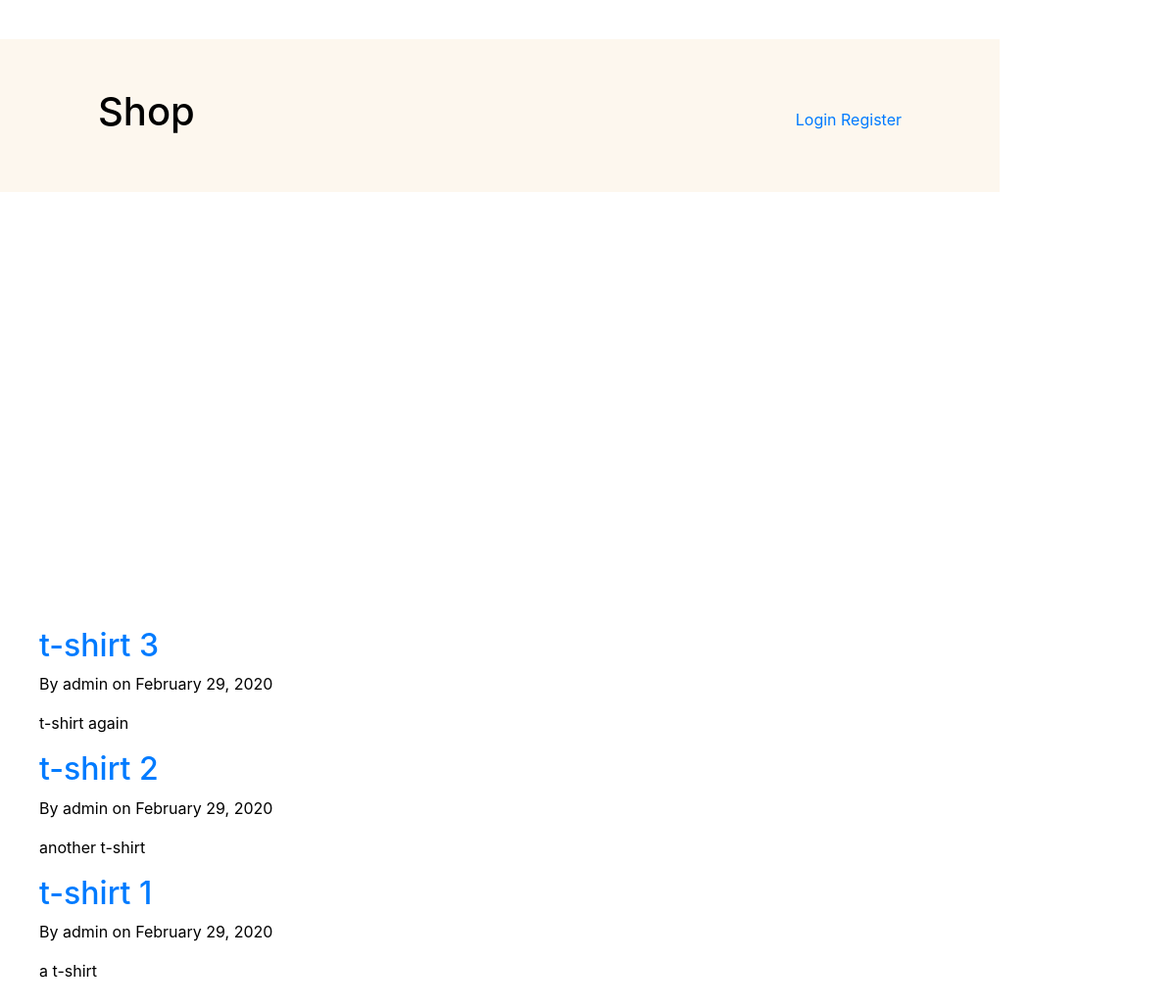
Page /post/ on the earlier database version.
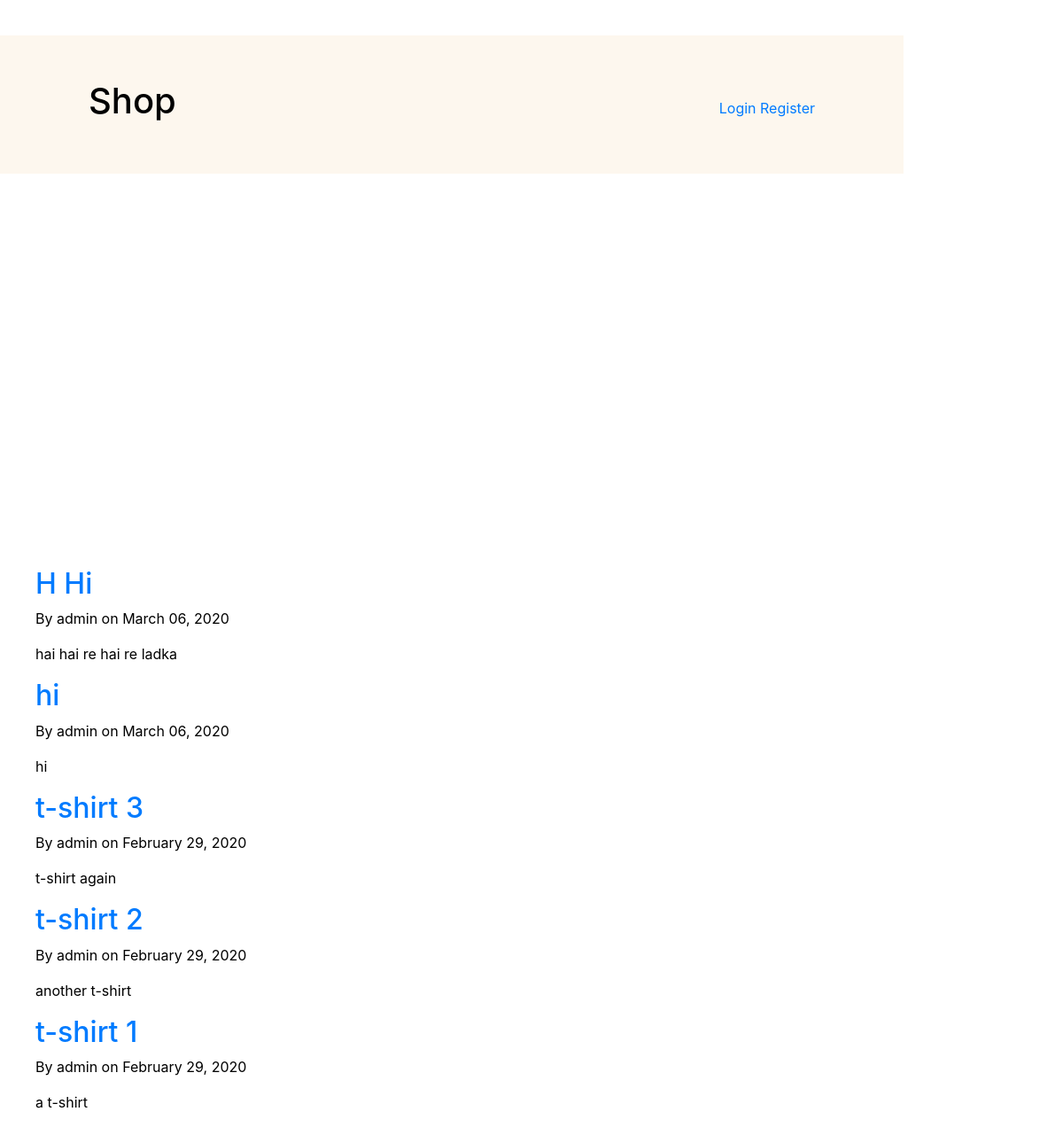
Same page on the later database version.
### post/models.py (models this page shows, shortened)
class Post(models.Model):
    title = models.CharField(max_length=100, unique=True, help_text='Title of your post.')
    author = models.ForeignKey(User, on_delete=models.CASCADE, help_text='The author of this post.') # if a user is deleted, their posts get deleted too
    description = models.TextField(help_text='Description of your post.')
    date_posted = models.DateTimeField(default=timezone.now)   # date posted now modifiable with 'default' field
    last_modified = models.DateTimeField(auto_now=True)

### post/views.py (the view)
# urls.py: path('', PostListView.as_view(), name='post-list-page'),
class PostListView(ListView):
    model = Post
    context_object_name = 'posts'
    ordering = ['-date_posted']

### post/templates/post/post_list.html
{% extends 'post/base.html' %}
{% load static %}
{% block content %}
    {% for post in posts %}
        <h2><a href="{% url 'post-detail-page' post.id%}">{{ post.title }}</a></h2>
        <p>By {{ post.author }} on {{ post.date_posted|date:"F d, Y" }}</p>
        <p>{{ post.description }}</p>
    {% endfor %}
{% endblock content %}

### post/templates/post/base.html (shortened to what this page needs)
{% load static %}
<!DOCTYPE html>
<html lang="en">
<head>
    <link rel="stylesheet" href="https://stackpath.bootstrapcdn.com/bootstrap/4.4.1/css/bootstrap.min.css">
    <link rel='stylesheet' type='text/css' href='{% static "post/main.css" %}'>
</head>
<nav>
    <div class="name">
        <a href="{% url 'post-list-page' %}">
            <h1> Shop </h1>
        </a>
    </div>
    <div class="pages">
        {% if user.is_authenticated %}
        <div class="pages_text">
            <a href="{% url 'profile' %}">Profile</a>
            <a href="{% url 'logout' %}">Logout</a>
        {% else %}
            <a href="{% url 'login' %}">Login</a>
            <a href="{% url 'register' %}">Register</a>
        {% endif %}
        </div>
</nav>
<body>
    <div class="main-content">
        <div class="messages">
        </div>
        {% block content %}{% endblock content %}
    </div>
</body>
</html>

### post/static/post/main.css (style rules this page uses)
.main-content { background-color: white; color: black; margin: 40px; }
nav { background-color: rgba(250, 235, 215, 0.425); width: calc(100% - 180px); position: fixed; display: flex; justify-content: space-between; align-items: baseline; padding-top: 50px; padding-left: 100px; padding-bottom: 50px; padding-right: 100px; }
.name > a { text-decoration: none; }
.name > a:link { color:black; }
.messages { padding-top: 300px; }
.main-content { padding-top: 300px; }

Differences in the rows shown:
added Post: title "H Hi", author "admin", date_posted "March 06, 2020", description "hai hai re hai re ladka"
added Post: title "hi", author "admin", date_posted "March 06, 2020", description "hi"
